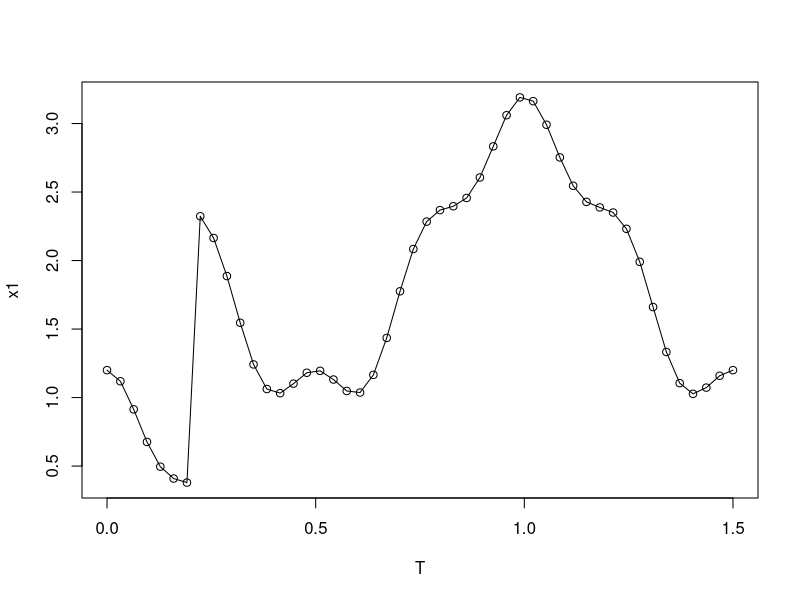
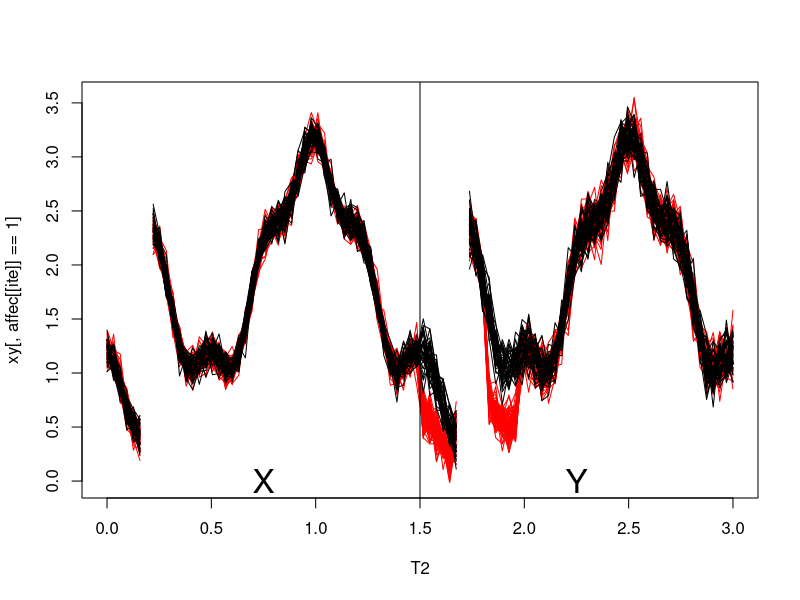

These charts were generated, in order, by the following R code: (Note: this script raises an error after producing the figures.)
library("mclust")
#library("R.matlab", lib.loc="~/R/x86_64-pc-linux-gnu-library/3.3")
#redrawData = TRUE
#if (redrawData==TRUE){
  ###########
  ## Model
  ###########
  K = 2
  p = 48
  T = seq(0,1.5,length.out = p)
  T2 = seq(0,3, length.out = 2*p)
  n = 100
  x1 = cos(2*pi*T) + 0.2*cos(4*2*pi*T) +2*c(rep(0,round(length(T)/7)),rep(1,round(length(T)*(1-1/7))))
  plot(T,x1)
  lines(T,x1)

  sigmaX = 0.085
  sigmaY = 0.1
  beta = list()
  p1= 0.5
  beta[[1]] =diag(c(rep(p1,5),rep(1,5), rep(p1,5), rep(1, p-15)))
  p2 = 1
  beta[[2]] = diag(c(rep(p2,5),rep(1,5), rep(p2,5), rep(1, p-15)))
  ITE = 100
  ARI1 = ARI2 = ARI3 = rep(0,ITE)
  XY = array(0, dim = c(ITE, 2*p,n))
  XYproj = array(0, dim=c(ITE, 96,n))

  affec = list()
  ###########
  ## Iterations
  ###########
  for (ite in c(1:ITE)){
    ###########
    ##Sample
    ###########
    x = x1 + matrix(rnorm(n*p, 0, sigmaX), ncol = n)
    affec[[ite]] = sample(c(1,2), n, replace = TRUE)
    y  = x
    xy = matrix(0,ncol=n, nrow= 2*p)
     for (i in c(1:n)){
       y[,i] = x[,i] %*% beta[[affec[[ite]][i]]] + rnorm(p, 0, sigmaY)
       xy[,i] = c(x[,i],y[,i])
       XY[ite,,i] = xy[,i] - mean(xy[,i])
    #   Dx = dwt(x[,i], filter='haar')@W
    #   Dx = rev(unlist(Dx))
    #   Dx = Dx[2:(1+3+6+12+24)]
    #   Ax = dwt(x[,i], filter='haar')@V
    #   Ax = rev(unlist(Ax))
    #   Ax = Ax[2:(1+3)]
    #   Dy = dwt(y[,i], filter='haar')@W
    #   Dy = rev(unlist(Dy))
    #   Dy = Dy[2:(1+3+6+12+24)]
    #   Ay = dwt(y[,i], filter='haar')@V
    #   Ay = rev(unlist(Ay))
    #   Ay = Ay[2:(1+3)]
    #   XYproj[ite,,i] = c(Ax,Dx,Ay,Dy)
     }
    print(ite)
    #
    #
  }
  xy[c(7,55),] = NA
 # write.table(XY,'data.csv', row.names=FALSE, col.names=FALSE)
matplot(T2,xy[,affec[[ite]]==1],type='l', col='red', lty = 1)
matplot(T2,xy[,affec[[ite]]==2],type='l', col='black', add=TRUE, lty= 1)
abline(v = 1.5)
text(0.75,0,'X', cex = 2 )
text(0.75+1.5,0,'Y', cex = 2 )
#proj =  read.table('dataProj.csv')
#}


#matplot(T,x,type='l', col='black', xlab = '', ylab='', lwd=1.5,lty=1)
#matplot(T,y[,affec[[ite]]==1],type='l', col='red', xlab = '', ylab='', lwd=1.5,lty=1)
#matplot(T,y[,affec[[ite]]==2],type='l', col='black', add=TRUE,lwd=2,lty=1)
# proj2 = array(0,dim=c(ITE,2*p,n))
# for (ite in c(1:ITE)){
#   for (i in c(1:n)){
#     A = proj[ite,(1+(i-1)*96):(i*96)]
#     for (j in 1:96){
#       proj2[ite,j,i] = A[1,j]
#     }
#   }
#   print(ite)
# }
###########
## Iterations
###########
Kmod2 = Kmod1 = rep(0,ITE)
Kmod3 = rep(0,ITE)
for (ite in c(1:ITE)){
  print(ite)
  ###########
  ## k-means 1
  ###########
  mod1 = Mclust(t(XY[ite,,]),G = 2, mode='VII')
  ARI1[ite] = adjustedRandIndex(mod1$classification, affec[[ite]])
  Kmod1[ite] = mod1$G
  # ###########
  # ## k-means 2
  # ###########
  # #proj2 =
  # mod2 = Mclust(t(XYproj[ite,,]),G = 1:8, mode='VII')
  # ARI2[ite] = adjustedRandIndex(mod2$classification, affec[[ite]])
  # Kmod2[ite] = mod2$G
  # ###########
  # ## k-means 1
  # ###########
  # #proj3 =
  # mod3 = Mclust(t(XYproj[ite,c(4:12,52:60),]),G = 1:8, mode='VII')
  # ARI3[ite] = adjustedRandIndex(mod3$classification, affec[[ite]])
  # Kmod3[ite] = mod3$G
}
ARI0 = rep(1,ITE)
par(cex.lab=1.5)
par(cex.axis=1.5)
boxplot(ARI0,ARI1, names = c('LassoMLE','K-means'), lwd=1.3)
table(Kmod1)
table(Kmod2)
